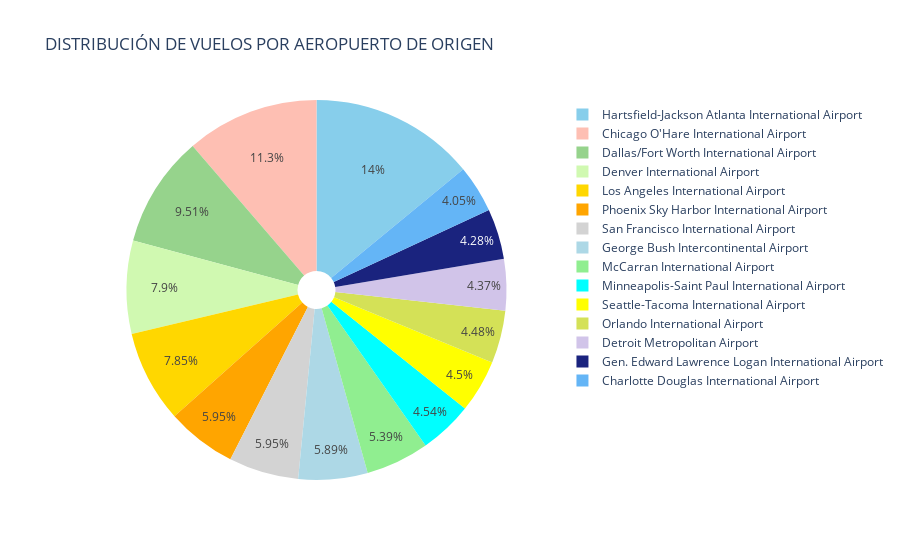

Notebook source saved alongside this figure:
### Code cell
F=vuelos2.Org_Airport_Name.value_counts().sort_values(ascending=False)[:15]
label=F.index
size=F.values
trace =go.Pie(labels=label, values=size, marker=dict(colors=colors), hole=.1)
data = [trace]
layout = go.Layout(title='DISTRIBUCIÓN DE VUELOS POR AEROPUERTO DE ORIGEN')
fig=go.Figure(data=data,layout=layout)
py.iplot(fig)

### Figure 1 — Plotly figure (JSON) as saved in the notebook; plotly's stock layout.template omitted (floating-point values rounded to 4 significant figures)
{"data": [{"hole": 0.1, "labels": ["Hartsfield-Jackson Atlanta International Airport", "Chicago O'Hare International Airport", "Dallas/Fort Worth International Airport", "Denver International Airport", "Los Angeles International Airport", "Phoenix Sky Harbor International Airport", "San Francisco International Airport", "George Bush Intercontinental Airport", "McCarran International Airport", "Minneapolis-Saint Paul International Airport", "Seattle-Tacoma International Airport", "Orlando International Airport", "Detroit Metropolitan Airport", "Gen. Edward Lawrence Logan International Airport", "Charlotte Douglas International Airport"], "marker": {"colors": ["skyblue", "#FEBFB3", "#96D38C", "#D0F9B1", "gold", "orange", "lightgrey", "lightblue", "lightgreen", "aqua", "yellow", "#D4E157", "#D1C4E9", "#1A237E", "#64B5F6", "#009688", "#1DE9B6", "#66BB6A", "#689F38", "#FFB300"]}, "type": "pie", "values": [343506, 276554, 232647, 193402, 192003, 145552, 145491, 144019, 131937, 111055, 110178, 109532, 106992, 104804, 99052]}], "layout": {"title": {"text": "DISTRIBUCIÓN DE VUELOS POR AEROPUERTO DE ORIGEN"}}}
